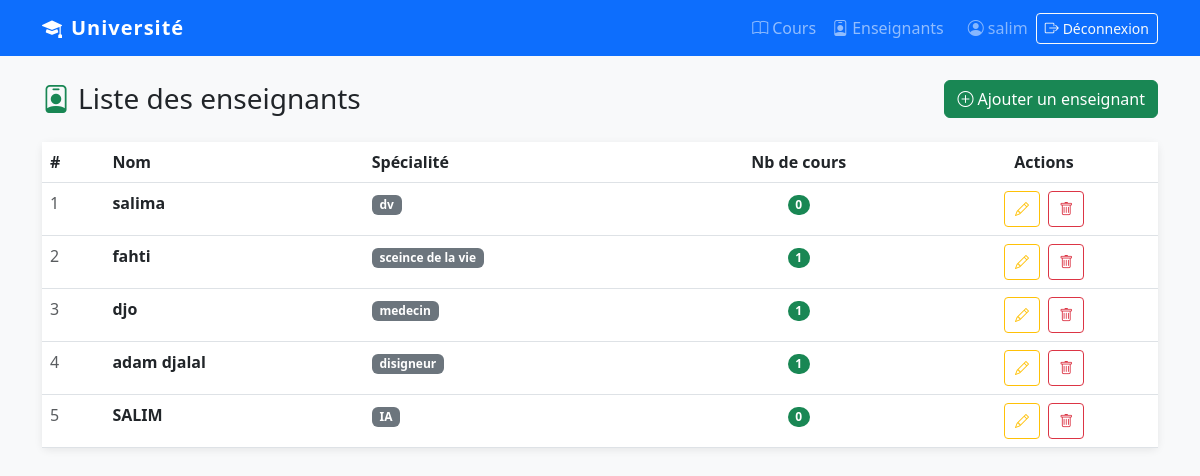
Page /enseignants/ (signed in) on the committed database.
### cours/models.py (models this page shows, shortened)
class Enseignant(models.Model):
    nom = models.CharField(max_length=100)
    specialite = models.CharField(max_length=150)

### cours/views.py (the view)
# urls.py: path('enseignants/', views.liste_enseignants, name='liste_enseignants'),
@login_required
def liste_enseignants(request):
    enseignants = Enseignant.objects.all()
    return render(request, 'cours/liste_enseignants.html', {'enseignants': enseignants})

### cours/templates/cours/liste_enseignants.html (shortened to what this page needs)
{% extends 'cours/base.html' %}
{% block contenu %}
<div class="d-flex justify-content-between align-items-center mb-4">
  <h1 class="h3 mb-0"><i class="bi bi-person-badge me-2 text-success"></i>Liste des enseignants</h1>
  <a href="{% url 'ajouter_enseignant' %}" class="btn btn-success">
    <i class="bi bi-plus-circle me-1"></i>Ajouter un enseignant
  </a>
</div>
{% if enseignants %}
<div class="card">
  <div class="table-responsive">
    <table class="table table-hover mb-0">
      <thead>
        <tr>
          <th>#</th>
          <th>Nom</th>
          <th>Spécialité</th>
          <th class="text-center">Nb de cours</th>
          <th class="text-center">Actions</th>
        </tr>
      </thead>
      <tbody>
        {% for e in enseignants %}
        <tr>
          <td class="text-muted">{{ e.pk }}</td>
          <td class="fw-semibold">{{ e.nom }}</td>
          <td><span class="badge bg-secondary">{{ e.specialite }}</span></td>
          <td class="text-center">
            <span class="badge bg-success rounded-pill">{{ e.cours_set.count }}</span>
          </td>
          <td class="text-center">
            <a href="{% url 'modifier_enseignant' e.pk %}" class="btn btn-sm btn-outline-warning btn-action me-1" title="Modifier">
              <i class="bi bi-pencil"></i>
            </a>
            <a href="{% url 'supprimer_enseignant' e.pk %}" class="btn btn-sm btn-outline-danger btn-action" title="Supprimer">
              <i class="bi bi-trash"></i>
            </a>
          </td>
        </tr>
        {% endfor %}
      </tbody>
    </table>
  </div>
</div>
{% else %}
<div class="text-center py-5 text-muted">
  <i class="bi bi-person-x display-4"></i>
  <p class="mt-3">Aucun enseignant enregistré.</p>
  <a href="{% url 'ajouter_enseignant' %}" class="btn btn-success">Ajouter le premier enseignant</a>
</div>
{% endif %}
{% endblock %}

### cours/templates/cours/base.html (shortened to what this page needs)
<!DOCTYPE html>
<html lang="fr">
<head>
  <link href="https://cdn.jsdelivr.net/npm/bootstrap@5.3.0/dist/css/bootstrap.min.css" rel="stylesheet">
  <link href="https://cdn.jsdelivr.net/npm/bootstrap-icons@1.10.5/font/bootstrap-icons.css" rel="stylesheet">
</head>
<body>
  <nav class="navbar navbar-expand-lg navbar-dark bg-primary mb-4">
    <div class="container">
      <a class="navbar-brand" href="{% url 'accueil' %}">
        <i class="bi bi-mortarboard-fill me-2"></i>Université
      </a>
      <div class="collapse navbar-collapse" id="nav">
        <ul class="navbar-nav ms-auto align-items-lg-center">
          {% if user.is_authenticated %}
          <li class="nav-item">
            <a class="nav-link" href="{% url 'liste_cours' %}">
              <i class="bi bi-book me-1"></i>Cours
            </a>
          </li>
          <li class="nav-item">
            <a class="nav-link" href="{% url 'liste_enseignants' %}">
              <i class="bi bi-person-badge me-1"></i>Enseignants
            </a>
          </li>
          <li class="nav-item ms-lg-3">
            <span class="navbar-text text-white-50 me-2">
              <i class="bi bi-person-circle me-1"></i>{{ user.username }}
            </span>
          </li>
          <li class="nav-item">
            <a class="btn btn-outline-light btn-sm" href="{% url 'deconnexion' %}">
              <i class="bi bi-box-arrow-right me-1"></i>Déconnexion
            </a>
          </li>
          {% else %}
          <li class="nav-item">
            <a class="btn btn-outline-light btn-sm" href="{% url 'connexion' %}">
              <i class="bi bi-box-arrow-in-right me-1"></i>Se connecter
            </a>
          </li>
          {% endif %}
        </ul>
      </div>
    </div>
  </nav>
  <div class="container">
    {% block contenu %}{% endblock %}
  </div>
</body>
</html>

### cours/templates/cours/base.html (style rules this page uses)
body { background-color: #f8f9fa; }
.navbar-brand { font-weight: bold; letter-spacing: 1px; }
.card { border: none; box-shadow: 0 2px 8px rgba(0,0,0,0.08); }
.table thead { background-color: #0d6efd; color: white; }
.btn-action { width: 36px; height: 36px; padding: 0; display: inline-flex; align-items: center; justify-content: center; }

### rows in the picture
Enseignant: pk "1", nom "salima", specialite "dv", cours_set.count "0"
Enseignant: pk "2", nom "fahti", specialite "sceince de la vie", cours_set.count "1"
Enseignant: pk "3", nom "djo", specialite "medecin", cours_set.count "1"
Enseignant: pk "4", nom "adam djalal", specialite "disigneur", cours_set.count "1"
Enseignant: pk "5", nom "SALIM", specialite "IA", cours_set.count "0"

### other values in the picture
{{ user.username }} "salim"
